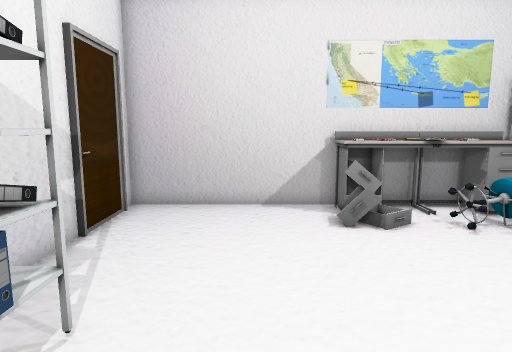
View 1 (above)

14 first-person views from a walk through a 3-D level made in the Unity game engine. The camera is 1.5 m above the floor, tilts 8° down and sees 75° across. The floor is counted in squares, 0.5 m on a side. Each view is taken from the middle of a square. On the plan, view 1 faces up. The plan holds only what a view shows up to about 20 squares ahead; the rest is blank. The place goes on beyond the plan. The player character is not drawn. Some surface patterns are stand-ins.

View 2
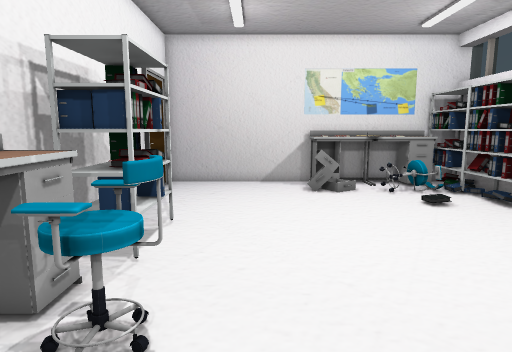

View 3
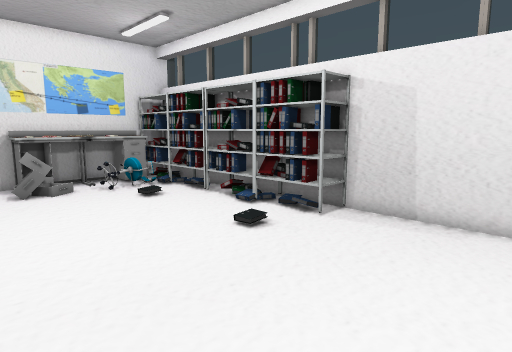

View 4
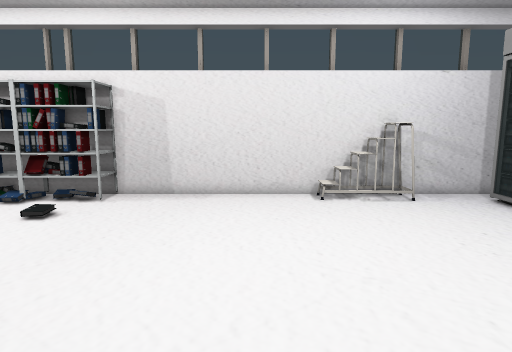

View 5
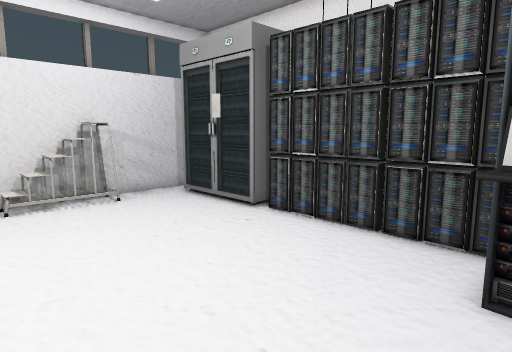

View 6
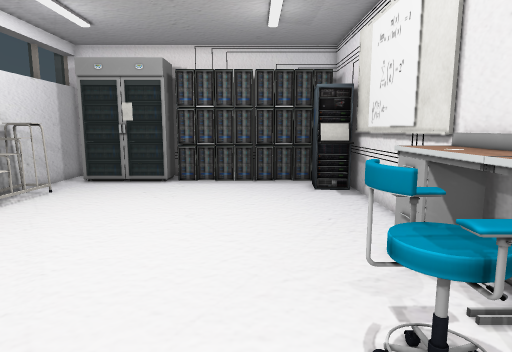

View 7
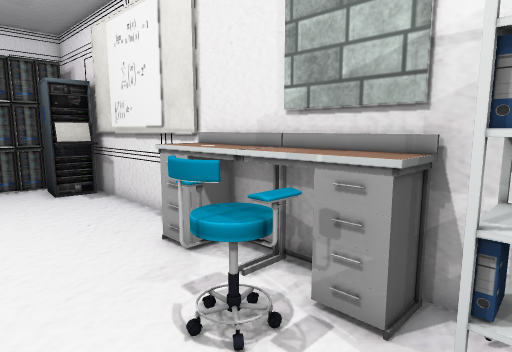

View 8
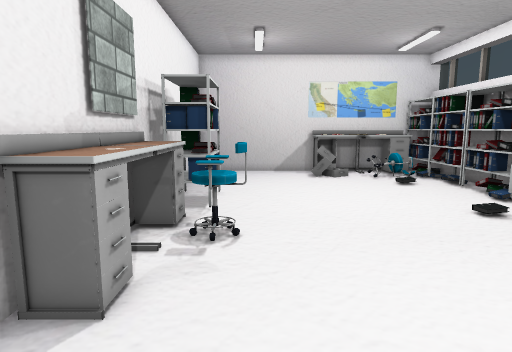

View 9
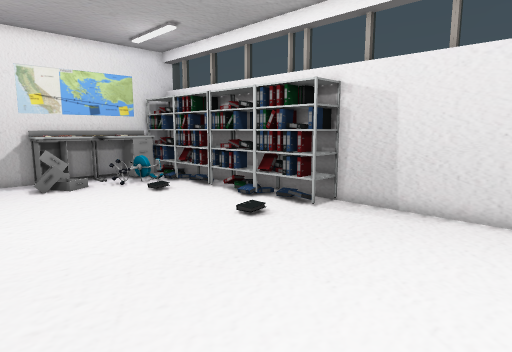

View 10
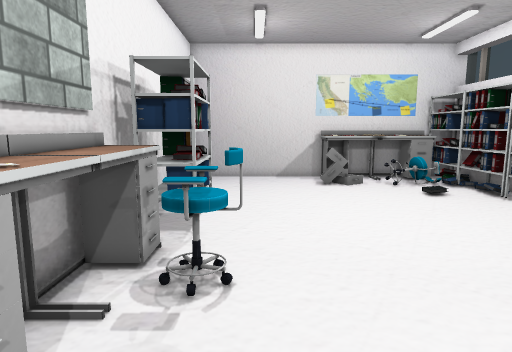

View 11
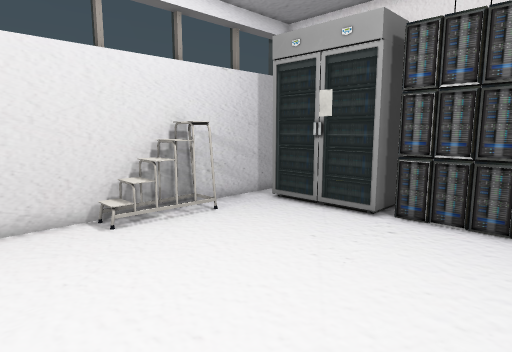

View 12
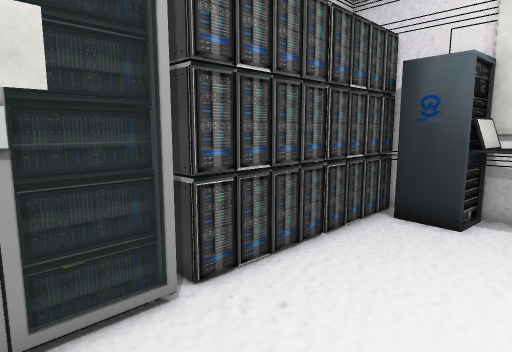

View 13
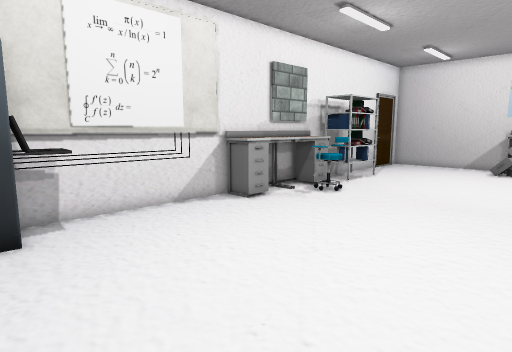

View 14
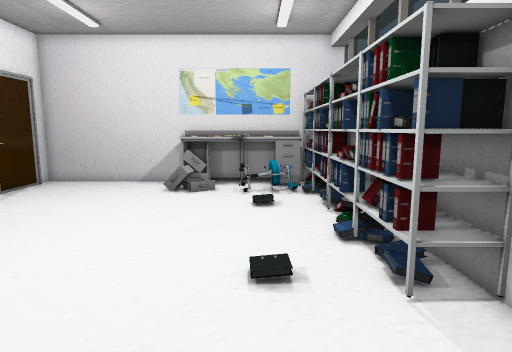

### Floor plan
Key: @ floor where view 1 was taken; # wall or solid block; . floor; / step, stairs or slope; = window, fence, low wall or low ledge; T table; C chair; F fridge; O other object.
Columns run from 5 left of view 1 to 11 right of it. Each row starts with its distance up from view 1.
 13 ################
 12 #.......TTOOTTT#
 11 #.......TTTOTCT#
 10 #..........CCC=#
  9 #.............=#
  8 #............. #
  7 #.........../..#
  6 #..............#
  5 ###............#
  4 ###............#
  3 ###............#
  2 ###............#
  1 ###............#
  0 #TT..@.........##
 -1 #TCCC..........##
 -2 #TCCC...........#
 -3 #TTC............#
 -4 #TT.............#
 -5 #TT.............#
 -6 #TT.............#
 -7 #...............#
 -8 #...............#
 -9 #...............#
-10 #..............O#
-11 #..............O#
-12 #..............O#
-13 #OO............##
-14 #OO............##
-15 #OO.............#
-16 #OO.............#
-17 ##########FFFFFF#
-18      #####FFFFFF#
-19          OF     #

Where each view was taken, in squares from view 1:
view 1: 0 up, 0 right, facing up
view 2: 6 down, 0 right, facing up
view 3: 7 down, 0 right, facing up-right
view 4: 7 down, 4 left, facing right
view 5: 8 down, 4 left, facing down-right
view 6: 2 up, 0 right, facing down
view 7: 2 up, 1 right, facing down-left
view 8: 11 down, 1 left, facing up
view 9: 8 down, 1 left, facing up-right
view 10: 8 down, 1 left, facing up
view 11: 6 down, 0 right, facing down-right
view 12: 12 down, 8 right, facing down-left
view 13: 16 down, 7 right, facing up-left
view 14: 6 down, 7 right, facing up
